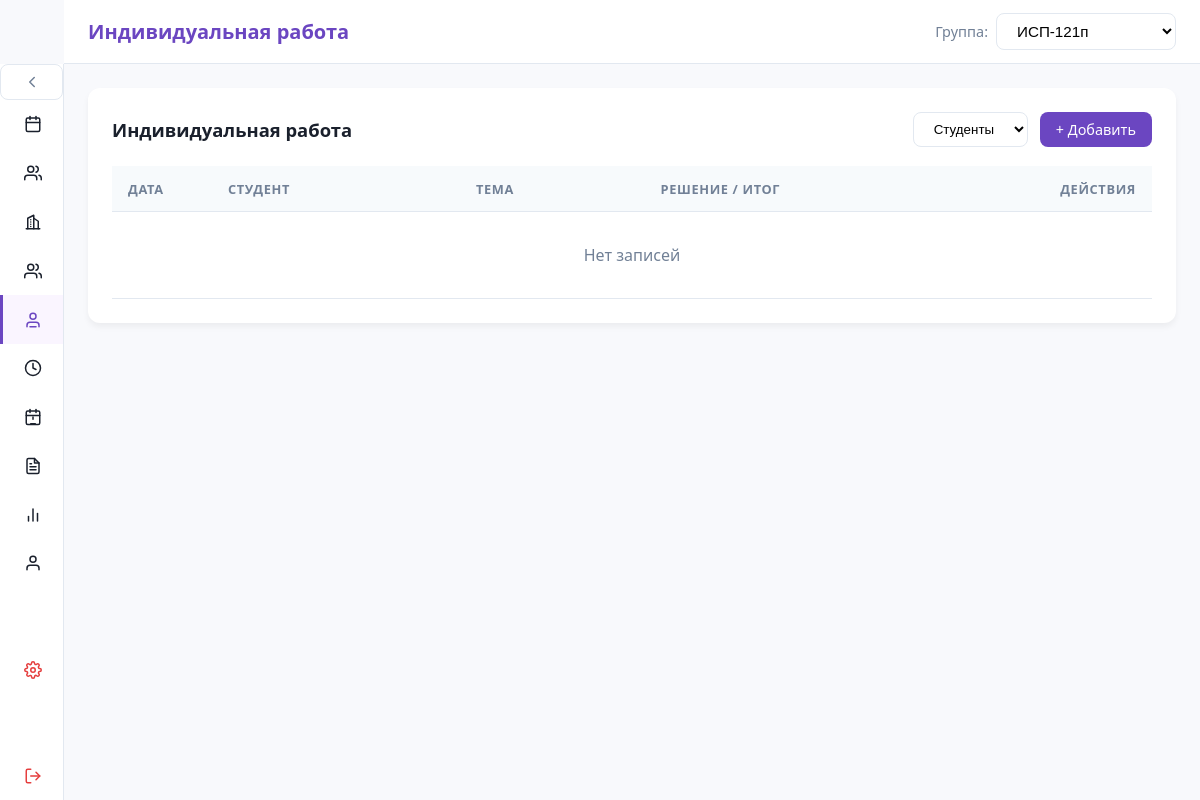
The app's page /individual_work/ (signed in), older data.
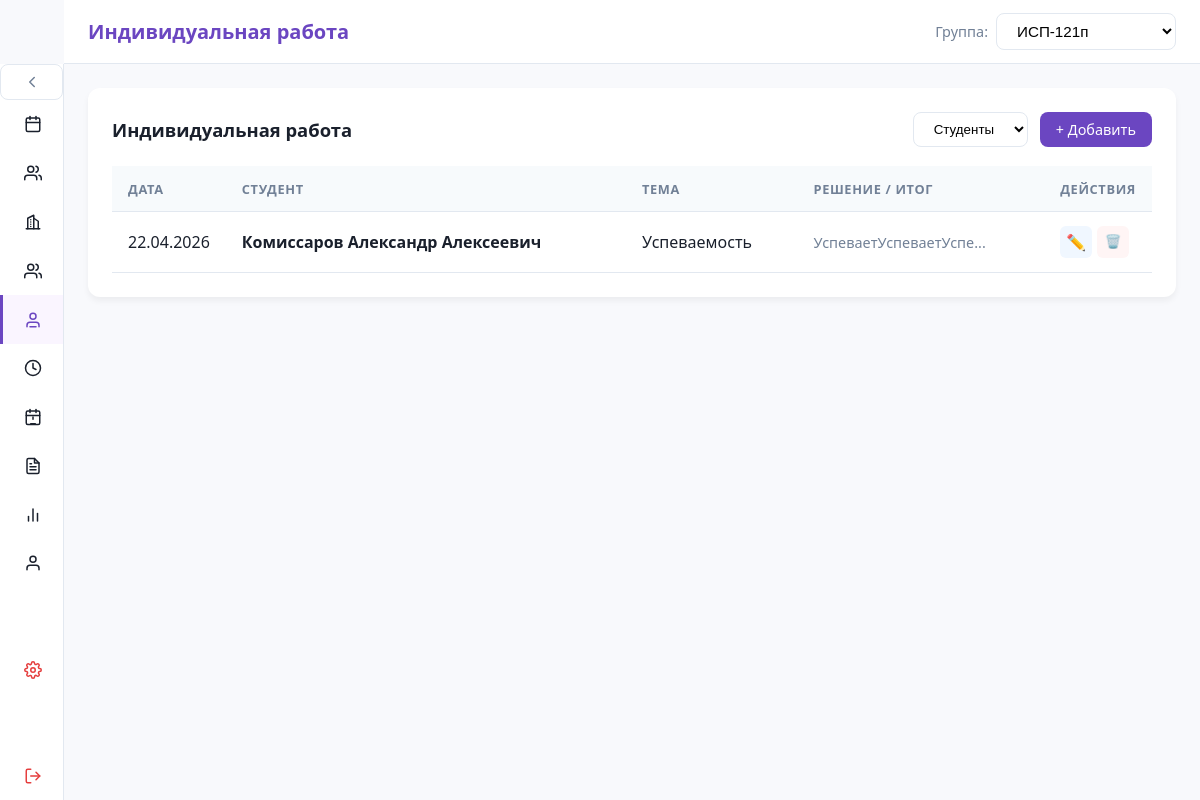
The same page, newer data.
### src/database/models.py (models this page shows)
class Base(DeclarativeBase): ...

class StudentIndividualWork(Base):
    __tablename__ = "student_individual_work"
    student_individual_work_id: Mapped[int] = mapped_column(primary_key=True, autoincrement=True)
    student_id: Mapped[int] = mapped_column(ForeignKey("student.person_id"))
    date: Mapped[date] = mapped_column(Date)
    topic: Mapped[str] = mapped_column(Text)
    result: Mapped[str] = mapped_column(Text)
    student: Mapped["Student"] = relationship("Student")

### src/routers/individual_work.py (the view, shortened to what this page needs)
@indiv_bp.route('/', methods=['GET', 'POST'])
def index():
    if 'person_id' not in session:
        return redirect(url_for('login'))
    curator_id = session['person_id']
    db: Session = SessionLocal()
    today = date.today().isoformat()
    try:
        curator_groups = db.query(Group).filter_by(curator_id=curator_id).all()
        groups_data = [{'group_id': g.group_id, 'display_name': format_group_name(g)} for g in curator_groups]
        selected_group_id = request.args.get('group_id') or request.form.get('group_id')
        if not selected_group_id and groups_data:
            selected_group_id = groups_data[0]['group_id']
        work_type = request.args.get('type') or request.form.get('type') or 'students'
        records = []
        targets_for_select = []
        if selected_group_id:
            gid = int(selected_group_id)
            group_student_ids = [s.student_id for s in db.query(StudentInGroup).filter_by(group_id=gid).all()]
            if work_type == 'students':
                if group_student_ids:
                    raw_recs = db.query(StudentIndividualWork).filter(StudentIndividualWork.student_id.in_(group_student_ids)).all()
                    for r in raw_recs:
                        p = db.query(Person).filter_by(person_id=r.student_id).first()
                        records.append({
                            'id': r.student_individual_work_id,
                            'date': r.date.strftime('%d.%m.%Y') if r.date else '—',
                            'name': f"{p.surname} {p.name} {p.patronymic or ''}".strip() if p else '—',
                            'topic': r.topic,
                            'result': r.result or '—'
                        })
                for sid in group_student_ids:
                    p = db.query(Person).filter_by(person_id=sid).first()
                    if p: targets_for_select.append({'id': sid, 'name': f"{p.surname} {p.name}"})
        records.sort(key=lambda x: x['date'], reverse=True)
        targets_for_select.sort(key=lambda x: x['name'])
        edit_id = request.args.get('edit')
        edit_rec = None
        if edit_id:
            edit_rec = db.query(StudentIndividualWork).get(int(edit_id)) if work_type == 'students' else db.query(ParentIndividualWork).get(int(edit_id))
        return render_template(
            'individual_work.html',
            title="Индивидуальная работа",
            groups=groups_data,
            current_group_id=int(selected_group_id) if selected_group_id else None,
            work_type=work_type,
            records=records,
            targets_for_select=targets_for_select,
            edit_rec=edit_rec,
            today=today
        )
    finally:
        db.close()

### src/utils/formatters.py (called while the page is built)
def format_group_name(group):
    if not all([group.specialization, group.qualification, group.course]):
        return f"Группа #{group.group_id}"
    spec = group.specialization.specialization_reduction
    course = group.course.course_name
    year_suffix = f"{group.creation_year % 100:02d}"
    qual = group.qualification.qualification_reduction
    return f"{spec}-{course}{year_suffix}{qual}"

### src/templates/individual_work.html (shortened to what this page needs)
{% extends "base.html" %}
{% block content %}
<div class="card">
  <div class="card-header">
    <h2 class="card-title">{{ title }}</h2>
    <div style="display: flex; gap: 0.75rem; align-items: center;">
      <form method="GET" style="display: flex; gap: 0.5rem;">
        <select name="type" onchange="this.form.submit()" style="padding: 0.5rem 1rem; border-radius: 8px; border: 1px solid var(--border); background: var(--surface);">
          <option value="students" {{ 'selected' if work_type == 'students' }}>Студенты</option>
        </select>
      </form>
      <a href="#modal" class="btn btn-add">+ Добавить</a>
    </div>
  </div>
  <table>
    <thead>
      <tr>
        <th style="width: 100px;">Дата</th>
        <th>{{ 'Студент' if work_type == 'students' else 'Родитель' }}</th>
        <th>Тема</th>
        <th>Решение / Итог</th>
        <th style="width: 100px;">Действия</th>
      </tr>
    </thead>
    <tbody>
      {% for r in records %}
      <tr>
        <td>{{ r.date }}</td>
        <td><strong>{{ r.name }}</strong></td>
        <td>{{ r.topic }}</td>
        <td style="white-space: pre-wrap; font-size: 0.9rem; color: var(--muted);">{{ r.result[:20] }}...</td>
        <td class="actions">
          <a href="?edit={{ r.id }}&type={{ work_type }}{% if current_group_id %}&group_id={{ current_group_id }}{% endif %}" class="btn-icon edit" title="Изменить">✏️</a>
          <form method="POST" style="display:inline;">
            <button type="submit" class="btn-icon delete" title="Удалить">🗑️</button>
          </form>
        </td>
      </tr>
      {% else %}
      <tr><td colspan="5" style="text-align:center; padding: 2rem; color: var(--muted);">Нет записей</td></tr>
      {% endfor %}
    </tbody>
  </table>
</div>
{% endblock %}

Row changes from the older to the newer data that the page shows:
added StudentIndividualWork: date "22.04.2026", name "Комиссаров Александр Алексеевич", topic "Успеваемость", result "УспеваетУспеваетУспе"
Text that changed along with them:
text no longer shown: "Нет записей"
